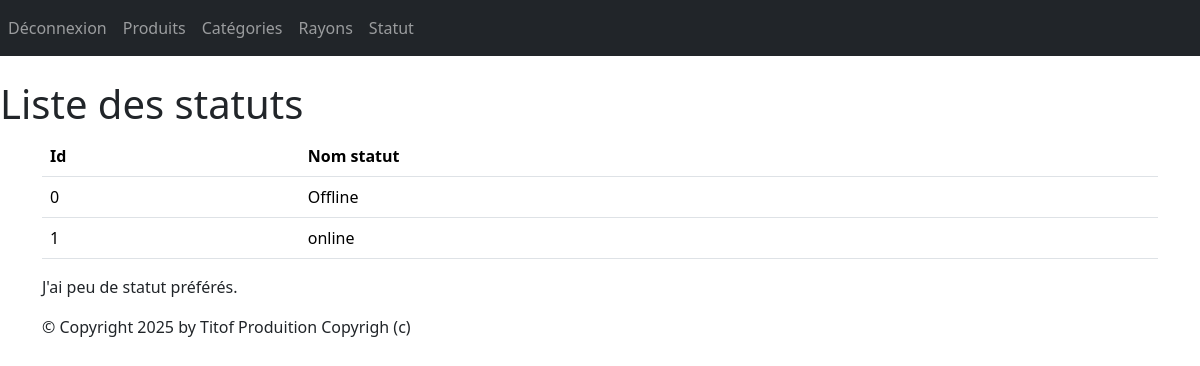
Before: /monApp/ListStatut (signed in) with the older database file.
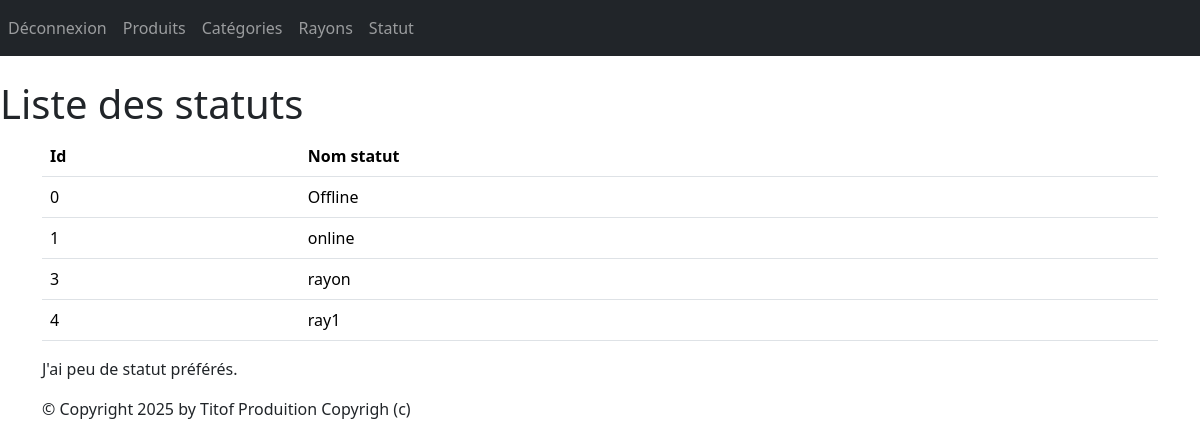
After: the same page with the newer database file.
### monApp/models.py (models this page shows, shortened)
class Statut(models.Model):
    idStatut=models.AutoField(primary_key=True)
    libelleStatut=models.CharField(max_length=200)

### monApp/views.py (the view)
# urls.py: path("ListStatut", views.ListStatut, name="ListStatut"),
def ListStatut(request):
    stt=Statut.objects.all()
    return render(request, 'monApp/listStatut.html',{'stt': stt})

### monApp/templates/monApp/listStatut.html
        {% extends 'monApp/base.html' %}
{% block menu %}
<h1>Liste des statuts</h1>
{% endblock %}
{% block contenu %}
<table class="table">
<thead>
<th>Id</th>
<th>Nom statut</th>
</thead>
<tbody>
{% for statut in stt %}
<tr>
    <td>{{ statut.idStatut }} </td>
<td>{{ statut.libelleStatut }} </td>
</tr>
{% endfor %}
</tbody>
</table>
<p>
J'ai
{% if prdts|length < 5 %}
peu de
{% elif prdts|length < 10 %}
quelques
{% else %}
beaucoup de
{% endif %}
statut préférés.
</p>
{% endblock %}

Changed rows visible on the page:
added Statut: idStatut "3", libelleStatut "rayon"
added Statut: idStatut "4", libelleStatut "ray1"
